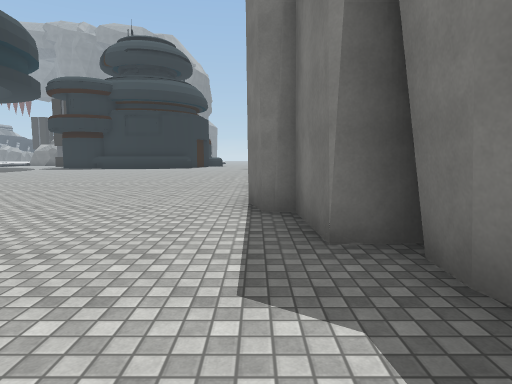
[1] (above)

22 first-person views from a walk through a 3-D level made in the Unity game engine. The camera is 1.5 m above the floor, tilts 6° down and sees 75° across. The floor is counted in squares, 2 m on a side. Each view is taken from the middle of a square. On the plan, view 1 faces up. The plan holds only what a view shows up to about 11 squares ahead; the rest is blank. The place goes on beyond the plan. The player character is not drawn. Some surface patterns are stand-ins.

[2]
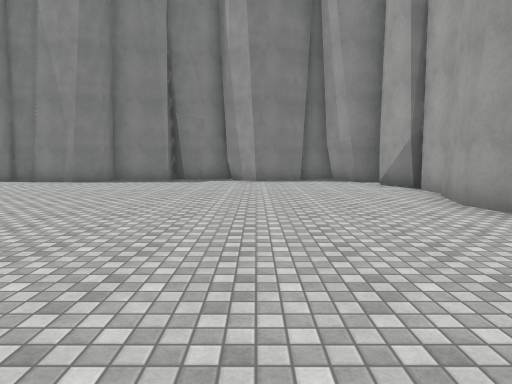

[3]
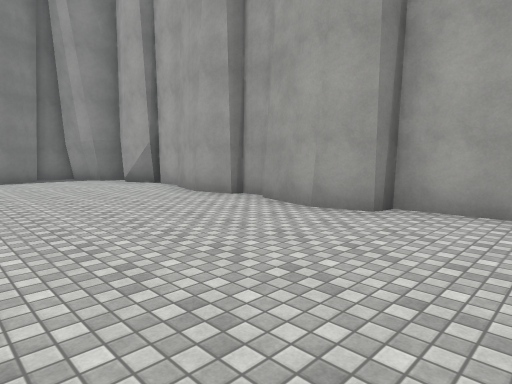

[4]
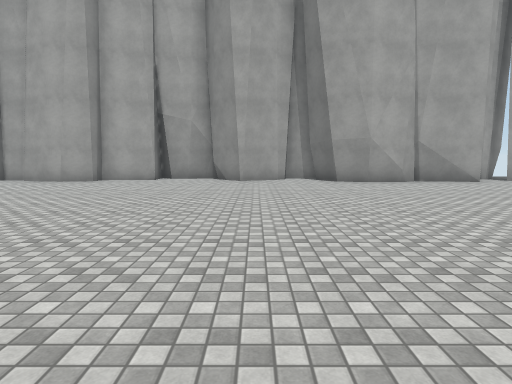

[5]
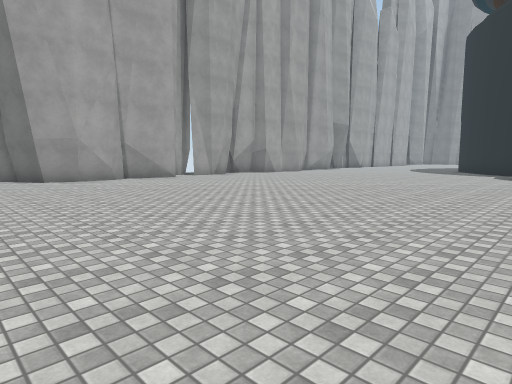

[6]
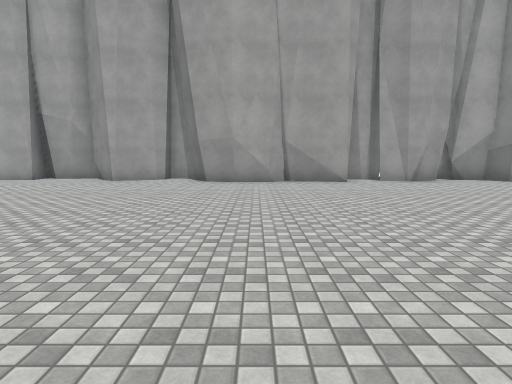

[7]
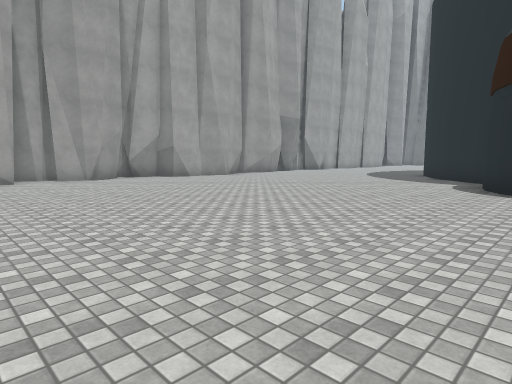

[8]
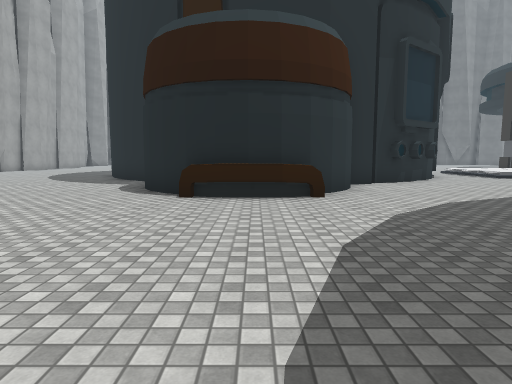

[9]
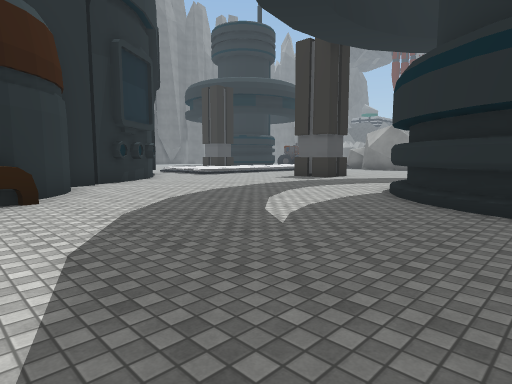

[10]
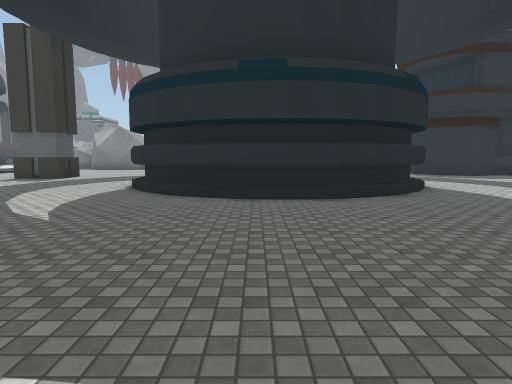

[11]
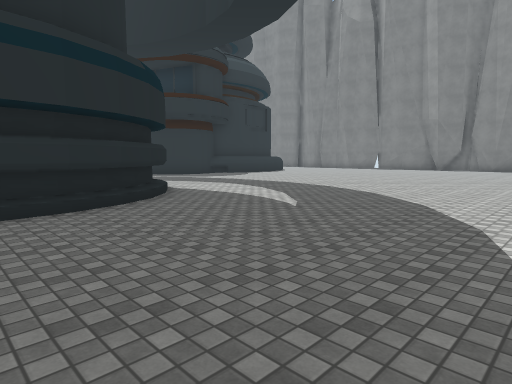

[12]
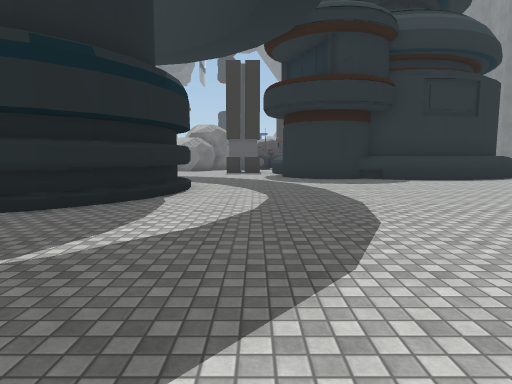

[13]
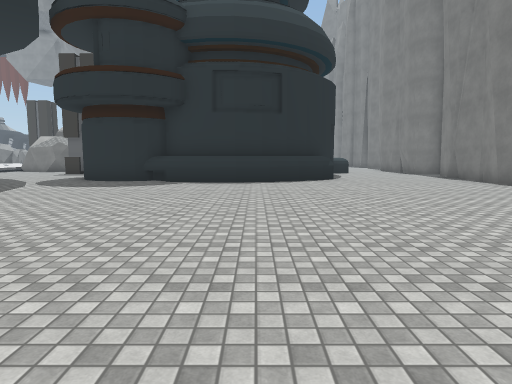

[14]
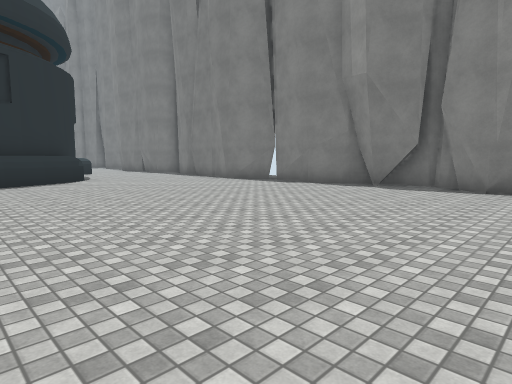

[15]
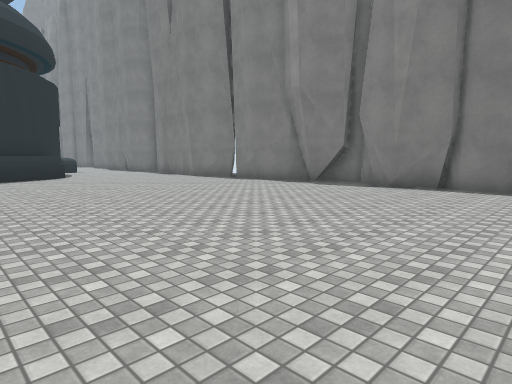

[16]
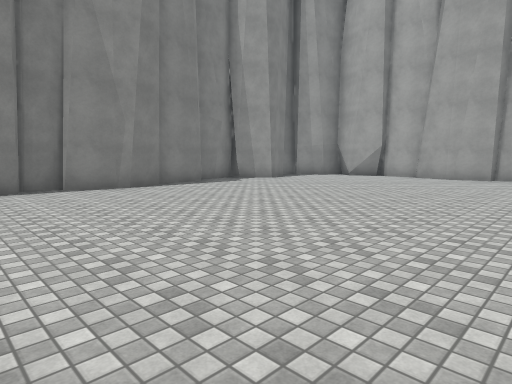

[17]
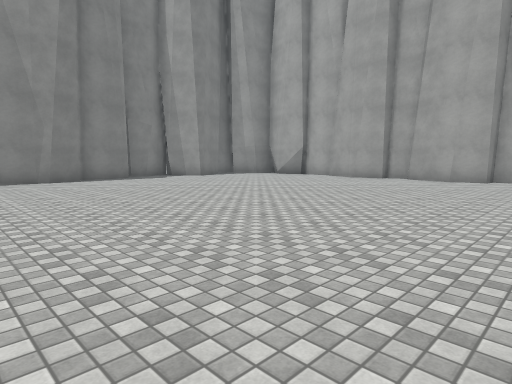

[18]
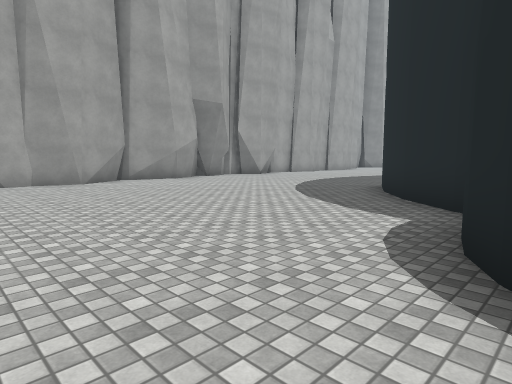

[19]
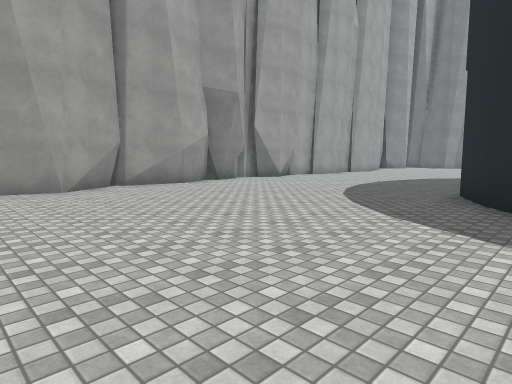

[20]
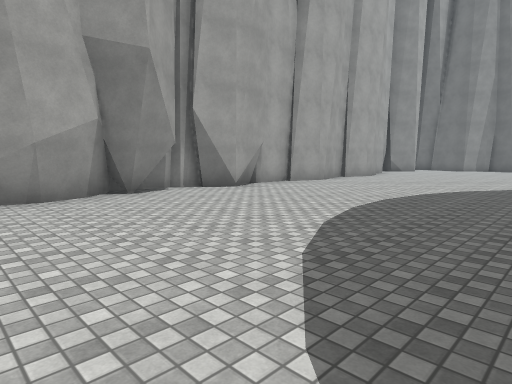

[21]
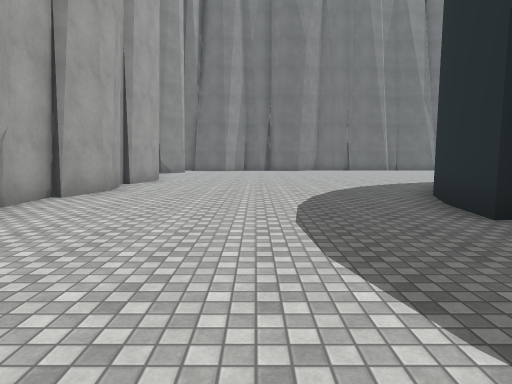

[22]
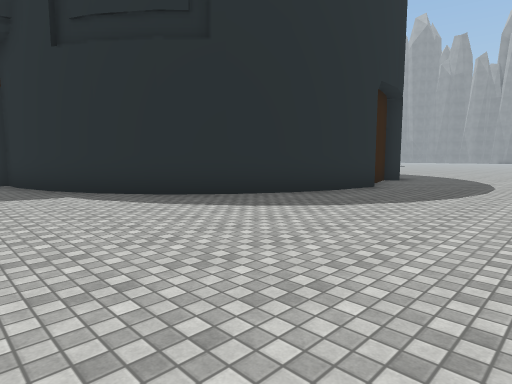

### Floor plan
Key: @ floor where view 1 was taken; # wall or solid block; . floor; ^ raised ledge; O other object.
Columns run from 44 left of view 1 to 2 right of it. Each row starts with its distance up from view 1.
 23                                        #
 22                              ...########....#
 21                             ......#^#^#.....#
 20                             ................#
 19                 .....       O...............
 18                 .....       #................#
 17              ..  ....      ##...............##
 16              ........O#   ##O................#
 15              #........##  #O.................#
 14              ##.........OOO..................#
 13               #..............................#
 12               #..............................#
 11               ###............................#
 10  ##             ##................. .........#
  9  .#              #^..........       ........ #
  8  .##             #^............  ...........##
  7  ..#          ####.............  ............#
  6  ..##        ##................. ...........##
  5  ...##      ##..............................##
  4  ....########................................#
  3 .......##....................................##
  2 ..............................................#
  1 .............................................##
  0 ............................................@#
 -1 .............................................##
 -2  .............................................#
 -3  ...............###.......##................###
 -4  ################ ##############..###########
 -5                             #

Positions as (right, up) in squares from view 1, and headings:
1: (0, 0), facing up
2: (-10, 0), facing right
3: (-11, 1), facing down-right
4: (-14, 7), facing down
5: (-14, 8), facing down-left
6: (-18, 7), facing down
7: (-19, 8), facing down-left
8: (-20, 9), facing left
9: (-20, 9), facing up-left
10: (-20, 8), facing up
11: (-20, 9), facing up-right
12: (-14, 10), facing up
13: (-7, 11), facing up
14: (-8, 11), facing up-right
15: (-8, 9), facing up-right
16: (-8, 9), facing down-right
17: (-11, 8), facing down-right
18: (-25, 7), facing down-left
19: (-26, 5), facing down-left
20: (-30, 3), facing down-left
21: (-32, 0), facing left
22: (-44, -1), facing up-right
